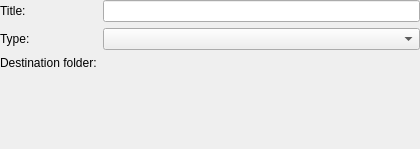
<?xml version="1.0" encoding="UTF-8"?>
<ui version="4.0">
 <class>ProjectOptions</class>
 <widget class="QWidget" name="ProjectOptions">
  <property name="geometry">
   <rect>
    <x>0</x>
    <y>0</y>
    <width>420</width>
    <height>149</height>
   </rect>
  </property>
  <property name="minimumSize">
   <size>
    <width>400</width>
    <height>0</height>
   </size>
  </property>
  <property name="windowTitle">
   <string>Project Options</string>
  </property>
  <layout class="QFormLayout" name="formLayout">
   <property name="margin">
    <number>0</number>
   </property>
   <item row="0" column="0">
    <widget class="QLabel" name="titleLabel">
     <property name="text">
      <string>Title:</string>
     </property>
     <property name="wordWrap">
      <bool>false</bool>
     </property>
     <property name="buddy">
      <cstring>titleEdit</cstring>
     </property>
    </widget>
   </item>
   <item row="0" column="1">
    <widget class="QLineEdit" name="titleEdit"/>
   </item>
   <item row="1" column="0">
    <widget class="QLabel" name="typeLabel">
     <property name="text">
      <string>Type:</string>
     </property>
     <property name="wordWrap">
      <bool>false</bool>
     </property>
     <property name="buddy">
      <cstring>typeComboBox</cstring>
     </property>
    </widget>
   </item>
   <item row="1" column="1">
    <widget class="QComboBox" name="typeComboBox"/>
   </item>
   <item row="2" column="0">
    <widget class="QLabel" name="directoryLabel">
     <property name="text">
      <string>Destination folder:</string>
     </property>
     <property name="wordWrap">
      <bool>false</bool>
     </property>
     <property name="buddy">
      <cstring>directoryUrl</cstring>
     </property>
    </widget>
   </item>
   <item row="2" column="1">
    <widget class="KUrlRequester" name="directoryUrl"/>
   </item>
  </layout>
 </widget>
 <layoutdefault spacing="6" margin="11"/>
 <layoutfunction spacing="KDialog::spacingHint" margin="KDialog::marginHint"/>
 <pixmapfunction>BTN_ICON</pixmapfunction>
 <customwidgets>
  <customwidget>
   <class>KUrlRequester</class>
   <extends>QFrame</extends>
   <header>kurlrequester.h</header>
   <container>1</container>
  </customwidget>
 </customwidgets>
 <includes>
  <include location="local">kurlrequester.h</include>
  <include location="local">klineedit.h</include>
  <include location="local">kpushbutton.h</include>
  <include location="local">kpushbutton.h</include>
  <include location="local">kpushbutton.h</include>
 </includes>
 <resources/>
 <connections/>
</ui>
